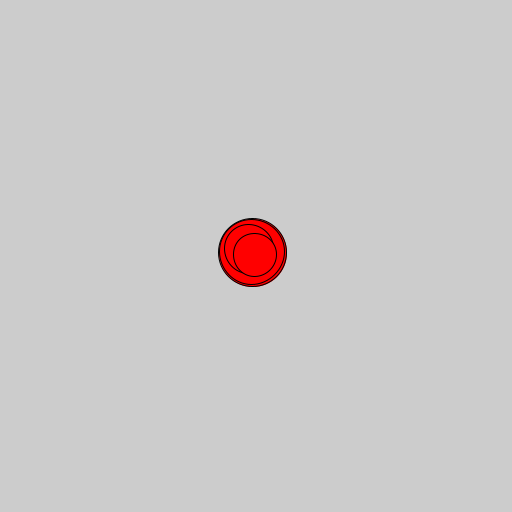
Frame 1 (no input)
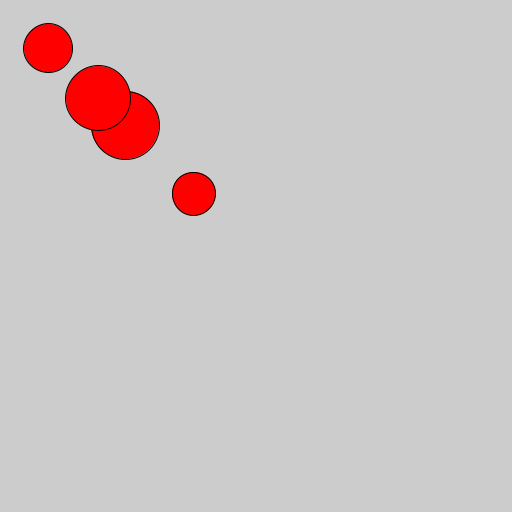
Frame 60 (the mouse pressed at the canvas centre just before this capture)
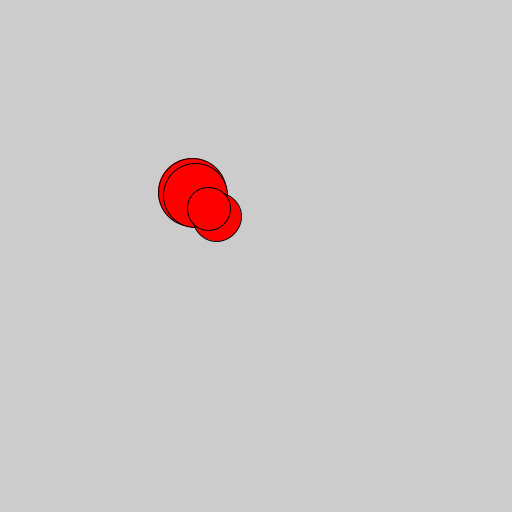
Frame 120 (the mouse held since frame 60 and released just before this capture)

The Processing sketch that drew these frames (run headless with seeded random() and noise(); from frame 60 on, the mouse is pressed at the canvas centre):

// Processing sketch: test
// ── test.pde
// FollowBall followball = new FollowBall(256, 256, 50, #FF0000);
FollowBall[] balls = new FollowBall[5];

void setup() {
    println("hi");
    size(512, 512);
    for (int i = 0; i < 5; i++) {
        balls[i] = new FollowBall(256, 256, random(30, 70), #FF0000);
    }
}

void draw() {
    background(204);
    for (int i = 0; i < 5; i++) {
        balls[i].update(mouseX, mouseY);
    }
    // followball.update(mouseX, mouseY);
}

class Ball {
    float x, y, extent;
    color c;
    Ball(float xStart, float yStart, float extentStart, color cStart) {
        x = xStart;
        y = yStart;
        extent = extentStart;
        c = cStart;
    }
    void update() {
        fill(255, 0, 0);
        circle(x, y, extent);
    }
}

class FollowBall extends Ball {
    float speed;
    FollowBall(float x, float y, float extent, color c) {
        super(x, y, extent, c);
        speed = random(0.05);
        // println(x, y, extent);
    }
    void update(float mouseX, float mouseY) {
        // println(x, y, extent);
        x += speed*(mouseX - x);
        y += speed*(mouseY - y);
        super.update();
    }
}
